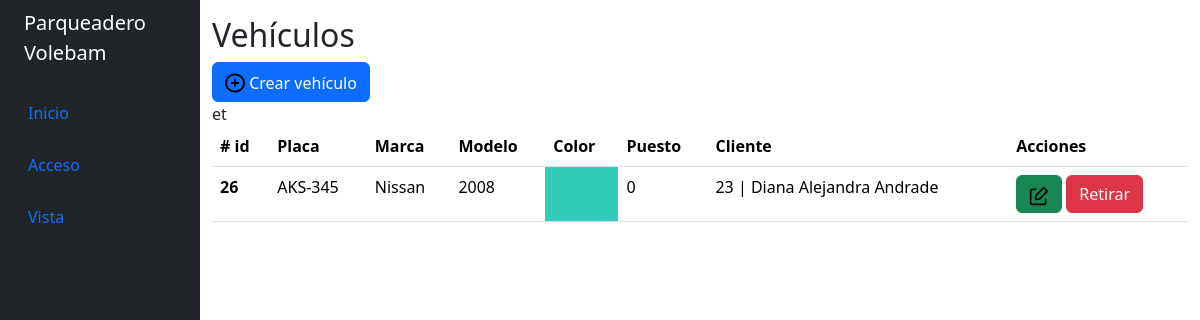
The app's page /vista/lista_vehiculos.php, older data.
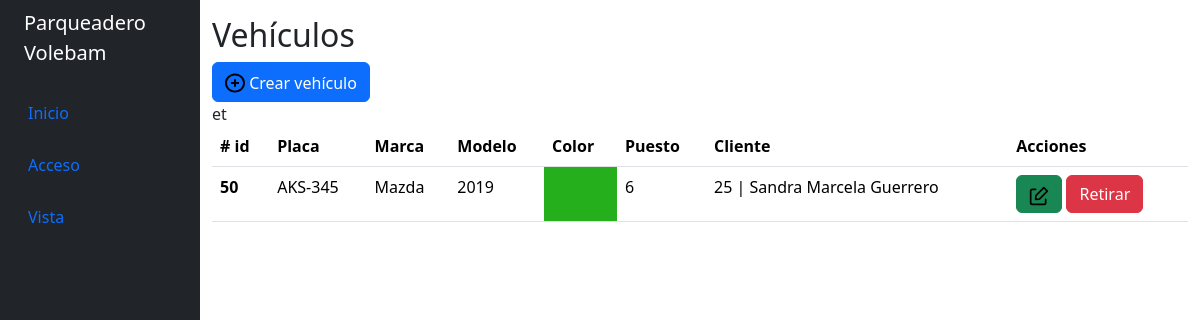
The same page, newer data.
### tables this page shows
CREATE TABLE `vehiculos` (
  `id` int(11) NOT NULL,
  `placa` varchar(20) NOT NULL,
  `marca` varchar(50) NOT NULL,
  `modelo` varchar(50) NOT NULL,
  `color` varchar(20) NOT NULL,
  `tipo` varchar(11) NOT NULL,
  `puesto` int(25) NOT NULL,
  `id_cliente` int(11) NOT NULL,
  `fecha_creado` datetime DEFAULT NULL
);

CREATE TABLE `clientes` (
  `id_cliente` int(11) NOT NULL,
  `nombre` varchar(50) NOT NULL,
  `apellido` varchar(50) NOT NULL,
  `telefono` varchar(20) NOT NULL,
  `correo` varchar(50) NOT NULL,
  `clave` varchar(40) NOT NULL
);

### vista/lista_vehiculos.php (the view, shortened to what this page needs)
<?php
require("../config/config.php");
?>
<!DOCTYPE html>
<html lang="en">
<head>
    <?php include "../includes/styles.php"; ?>
</head>
<body>
    <div class="container-fluid">
        <div class="row flex-nowrap">
            <?php include "../includes/header.php"; ?>
            <div class="col py-3">
                <h2>Vehículos</h2>
                <div class="d-block p-10">
                    <button type="button" class="btn btn-primary" data-bs-toggle="tooltip" data-bs-placement="top" title="Crear vehículo" data-href="http://<?php echo $host; ?>/ParqueaderoVL/registrar/registrar_vehiculo.php">
                        <svg width="20" height="20" xmlns="http://www.w3.org/2000/svg" class="d-inline-block align-middle">
                            <image href="../icons/plus-circle-1441-svgrepo-com.svg" height="20" width="20" />
                        </svg>
                        <span class="d-inline-block align-middle">Crear vehículo</span>
                    </button>
                </div>
                <table class="table">
                    <thead>
                        <tr>
                            <th scope="col"># id</th>
                            <th scope="col">Placa</th>
                            <th scope="col">Marca</th>
                            <th scope="col">Modelo</th>
                            <th scope="col">Color</th>
                            <th scope="col">Puesto</th>
                            <th scope="col">Cliente</th>
                            <th scope="col">Acciones</th>
                        </tr>
                    </thead>
                    <tbody>
                        <?php
                        $resultado = mysqli_query($conn, "SELECT clientes.id_cliente, clientes.nombre, clientes.apellido, vehiculos.* FROM vehiculos INNER JOIN clientes ON vehiculos.id_cliente = clientes.id_cliente ORDER BY id DESC");
                        if (mysqli_num_rows($resultado) > 0) {
                            while ($vehiculo = mysqli_fetch_assoc($resultado)) { ?>
                                <tr>
                                    <th scope="row"><?php echo $vehiculo["id"]; ?></th>
                                    <td><?php echo $vehiculo["placa"]; ?></td>
                                    <td><?php echo $vehiculo["marca"]; ?></td>
                                    <td><?php echo $vehiculo["modelo"]; ?></td>
                                    <td style="background-color: <?php echo $vehiculo["color"]; ?>;"></td>
                                    <td><?php echo $vehiculo["puesto"]; ?></td>
                                    <td><?php echo $vehiculo["id_cliente"], " | ", $vehiculo["nombre"], " ", $vehiculo["apellido"]; ?></td>
                                    <td>
                                        <button type="button" class="btn btn-success" data-bs-toggle="tooltip" data-href="http://<?php echo $host; ?>/ParqueaderoVL/editar/editar_vehiculo.php?id=<?php echo $vehiculo["id"]; ?>" data-bs-placement="top" title="Editar">
                                            <svg width="20" height="20" xmlns="http://www.w3.org/2000/svg" class="d-inline-block align-middle">
                                                <image href="../icons/edit-svgrepo-com.svg" height="20" width="20" />
                                            </svg>
                                        </button>
                                        <button type="button" class="btn btn-danger" data-bs-toggle="tooltip" data-confirm-delete="true" data-delete-card="vehículo" data-href-delete="http://<?php echo $host; ?>/ParqueaderoVL/factura/crear.php?id=<?php echo $vehiculo["id"]; ?>" data-bs-placement="top" title="Eliminar">
                                            Retirar
                                        </button>
                                    </td>et
                                </tr>
                        <?php }
                        }
                        ?>
                    </tbody>
                </table>
            </div>
        </div>
    </div>
</body>
</html>

Row changes from the older to the newer data that the page shows:
removed vehiculos: id "26", placa "AKS-345", marca "Nissan", modelo "2008", puesto "0", id_cliente "23", id_cliente.nombre "Diana Alejandra", id_cliente.apellido "Andrade"
added vehiculos: id "50", placa "AKS-345", marca "Mazda", modelo "2019", puesto "6", id_cliente "25", id_cliente.nombre "Sandra Marcela", id_cliente.apellido "Guerrero"
